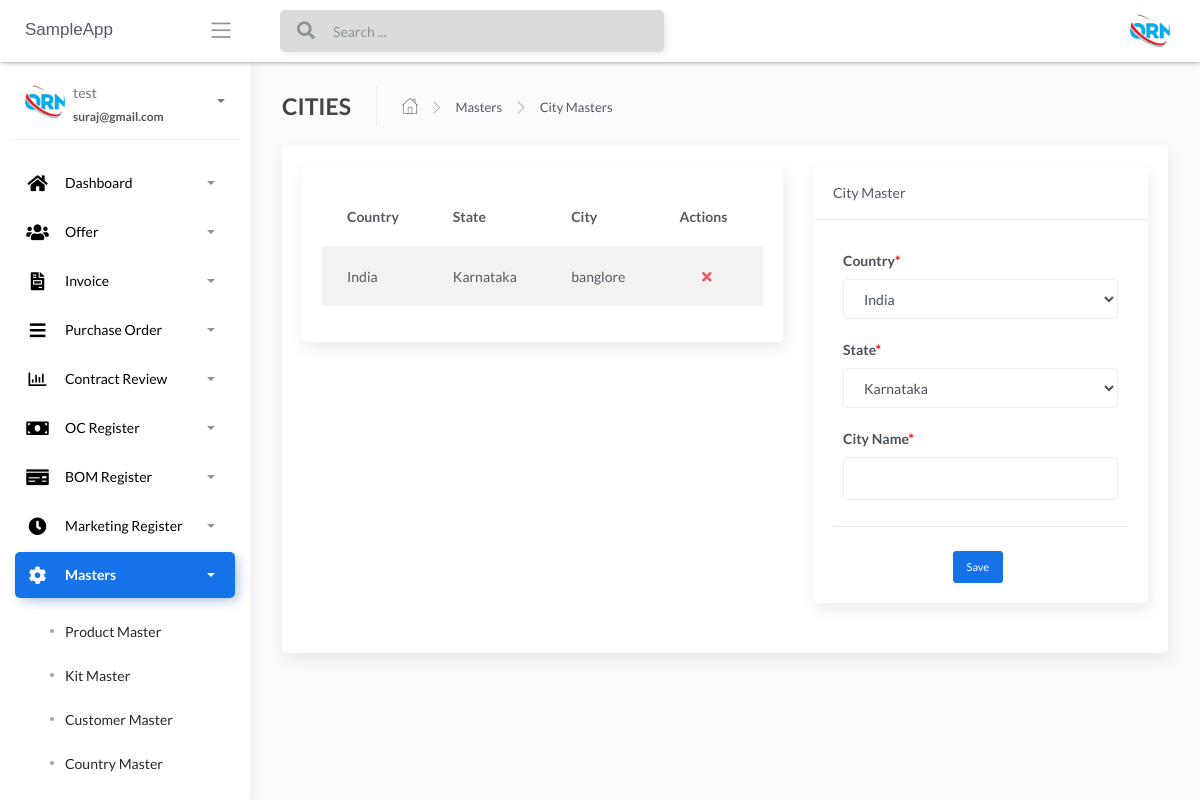
/City-masters (signed in), run on an earlier commit of the app's database.
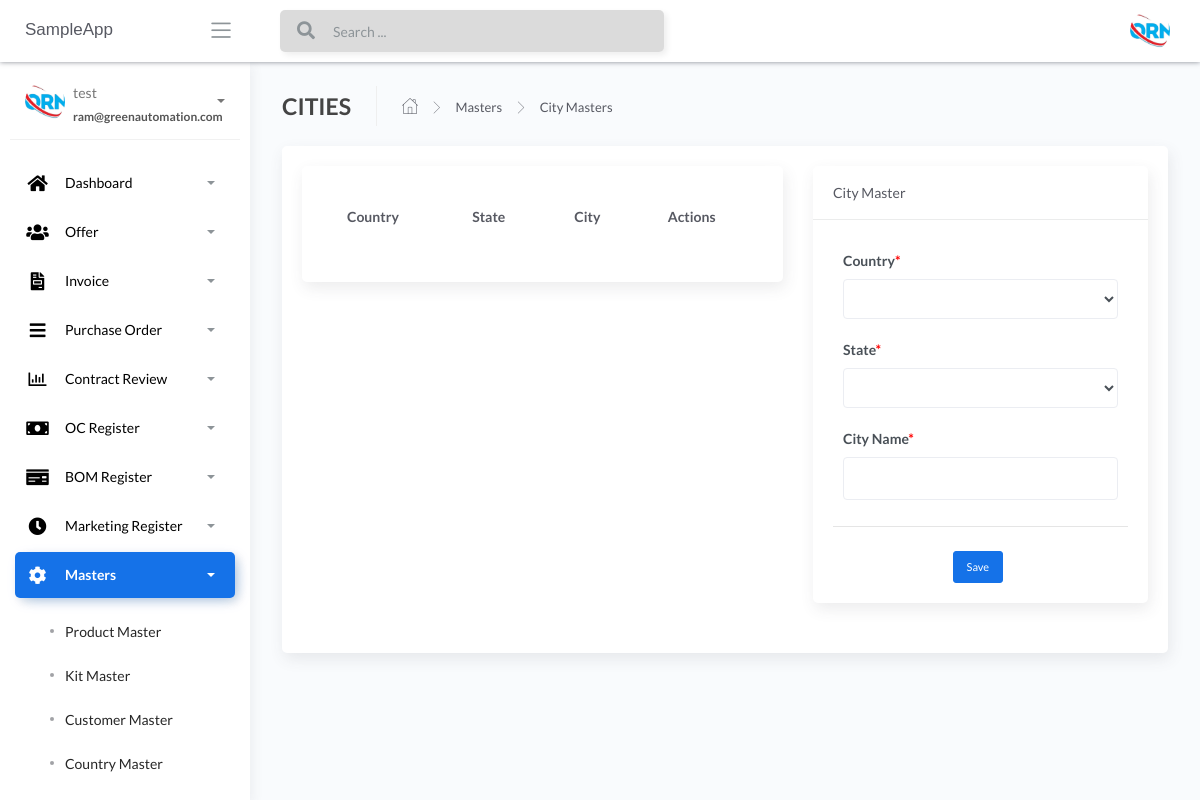
And on a later commit of the database.
### apps/authentication/models.py (models this page shows, shortened)
class Users(db.Model, UserMixin):
    __tablename__ = 'Users'
    id = db.Column(db.Integer, primary_key=True)
    username = db.Column(db.String(64), unique=True)
    email = db.Column(db.String(64), unique=True)
    password = db.Column(db.LargeBinary)

### apps/home/models.py (models this page shows, shortened)
class CityMaster(db.Model):
    __tablename__ = "CityMaster"
    id = db.Column(db.Integer, primary_key=True)
    country_name = db.Column(db.String())
    state_name = db.Column(db.String())
    city_name = db.Column(db.String())
    def __repr__(self):
        return self.country_name

class CountryMaster(db.Model):
    __tablename__ = "CountryMaster"
    id = db.Column(db.Integer, primary_key=True)
    country_name_temp = db.Column(db.String())
    def __repr__(self):
        return self.country_name_temp

class StateMaster(db.Model):
    __tablename__ = "StateMaster"
    id = db.Column(db.Integer, primary_key=True)
    state_name_temp = db.Column(db.String())
    def __repr__(self):
        return self.state_name_temp

### apps/home/routes.py (the view, shortened to what this page needs)
@blueprint.route('/City-masters', methods=['GET', 'POST'])
@login_required
def City_masters():
    if request.method == 'GET':
        users = CityMaster.query.all()
        states = StateMaster.query.all()
        countries = CountryMaster.query.all()
        print(users,states,countries)
        return render_template('home/City-masters.html', len_country= len(countries), users=users, len_state=len(states), states=states, countries=countries,segment='City-masters')

### apps/__init__.py (called while the page is built)
def configure_database(app):
    @app.before_first_request
    def initialize_database():
        db.create_all()
    @app.teardown_request
    def shutdown_session(exception=None):
        db.session.remove()

### apps/authentication/models.py (called while the page is built)
@login_manager.user_loader
def user_loader(id):
    return Users.query.filter_by(id=id).first()

### apps/templates/home/City-masters.html (shortened to what the changed rows need)
{% extends "layouts/base.html" %}
{% block content %}
<div class="content">
	<div class="page-inner">
		<div class="row">
			<div class="col-md-12">
				<div class="card">
					<div class="card-body">
						<div class="row">
							<div class="col-sm-7">
								<div class="content">
									<div class="row">
										<div class="col-sm-12">
											<div class="card">
												<div class="card-body">
													<div class="table-responsive">
														<table id="add-row"
															class="display table table-striped table-hover">
															<thead>
																<tr>
																	<th> Country </th>
																	<th> State </th>
																	<th> City </th>
																	<th>Actions</th>
																</tr>
															</thead>
															<tbody>
																{% for user in users %}
																<tr {% if loop.index %2==0 %} {% else %} {% endif %}>
																	<td>{{user.country_name}}</td>
																	<td>{{user.state_name}}</td>
																	<td>{{user.city_name}}</td>
																	<td>
																		<div class="form-button-action">
																			<span style="font-size: 24px;color:red;">
																				<a href="/{{user.id}}/deletecity"
																					type="button" data-toggle="tooltip"
																					name="submit_city"
																					class="btn btn-link btn-danger"
																					data-original-title="Remove"
																					value="submitcity"> <i
																						class="fas fa-times"></i></a>
																			</span>
																		</div>
																	</td>
																	{% endfor %}
																</tr>
															</tbody>
														</table>
													</div>
												</div>
											</div>
										</div>
									</div>
								</div>
							</div>
							<div class="col-sm-5">
								<div class="content">
									<form action='' method="POST">
										<div class="content-wrapper">
											<div class="row">
												<div class="col-sm-12">
													<div class="card">
														<div class="card-body">
															<div class="col-sm-12">
																<div class="row">
																	<div class="form-group col-sm-12">
																		<label>Country<span
																				style="color: red;">*</span></label>
																		<select name="country_name"
																			class="form-control">
																			{% for user in range(0, len_country) %}
																			<option>{{ countries[user] }}</option>
																			{% endfor %}
																		</select>
																	</div>
																	<div class="form-group col-sm-12">
																		<label for="publisher">State<span
																				style="color: red;">*</span></label>
																		<select name="state_name" class="form-control">
																			{% for user in range(0, len_state) %}
																			<option>{{ states[user] }}</option>
																			{% endfor %}
																		</select>
																	</div>
																</div>
															</div>
														</div>
													</div>
												</div>
											</div>
										</div>
									</form>
								</div>
							</div>
						</div>
					</div>
				</div>
			</div>
		</div>
	</div>
</div>
{% endblock content %}

### apps/templates/includes/sidebar.html (shortened to what the changed rows need)
		<div class="sidebar sidebar-style-2" data-background-color="white">
			<div class="sidebar-wrapper scrollbar scrollbar-inner">
				<div class="sidebar-content">
				{% if current_user.is_authenticated %}
					<div class="user">
						<div class="avatar-sm float-left mr-2">
							<img src="/static/assets/img/logo.jpg" alt="..." class="avatar-img rounded-circle">
						</div>
						<div class="info">
							<a data-toggle="collapse" href="#collapseExample" aria-expanded="true">
								<span>
									{{ current_user.username }}
									<span class="user-level">
										{{ current_user.email }}
									</span>
									<span class="caret"></span>
								</span>
							</a>
						</div>
					</div>
					<ul class="nav nav-primary">
						<li class="nav-item {% if 'dashboard' in segment %} active {% endif %}">
							<a data-toggle="collapse" href="#dashboard" aria-expanded="false">
								<i style="color:black;" class="fas fa-home"></i>
								<p style="color:black;">Dashboard</p>
								<span class="caret"></span>
							</a>
						</li>
						<li class="nav-item {% if 'offer-' in segment %} active {% endif %}">
							<a data-toggle="collapse" href="#base">
								<i  style="color:black;" class="fas fa-users"></i>
								<p  style="color:black;">Offer</p>
								<span class="caret"></span>
							</a>
						</li>
						<li class="nav-item {% if 'invoice' in segment %} active {% endif %}">
							<a data-toggle="collapse" href="#invoice">
								<i  style="color:black;" class="fas fa-file-invoice"></i>
								<p  style="color:black;">Invoice</p>
								<span class="caret"></span>
							</a>
						</li>
						<li class="nav-item {% if 'purchaseorder' in segment %} active {% endif %}">
							<a data-toggle="collapse" href="#purchaseorder">
								<i  style="color:black;" class="fas fa-bars"></i>
								<p  style="color:black;">Purchase Order</p>
								<span class="caret"></span>
							</a>
						</li>
						<li class="nav-item {% if 'contractreview' in segment %} active {% endif %}">
							<a data-toggle="collapse" href="#contractreview">
								<i  style="color:black;" class="far fa-chart-bar"></i>
								<p  style="color:black;">Contract Review</p>
								<span class="caret"></span>
							</a>
						</li>
						<li class="nav-item {% if 'OcRegister' in segment %} active {% endif %}">
							<a data-toggle="collapse" href="#OcRegister">
								<i  style="color:black;" class="fas fa-money-bill"></i>
								<p  style="color:black;">OC Register</p>
								<span class="caret"></span>
							</a>
						</li>
						<li class="nav-item {% if 'BOMRegister' in segment %} active {% endif %}">
							<a data-toggle="collapse" href="#BOMRegister">
								<i  style="color:black;" class="fas fa-money-check"></i>
								<p  style="color:black;">BOM Register</p>
								<span class="caret"></span>
							</a>
						</li>
						<li class="nav-item {% if 'MarketingRegister' in segment %} active {% endif %}">
							<a data-toggle="collapse" href="#MarketingRegister">
								<i  style="color:black;" class="fas fa-clock"></i>
								<p  style="color:black;">Marketing Register</p>
								<span class="caret"></span>
							</a>
						</li>
						<li class="nav-item {% if 'masters' in segment %} active {% endif %}">
							<a data-toggle="collapse" href="#masters">
								<i  style="color:black;" class="fas fa-cog fa-spin"></i>
								<p  style="color:black;">Masters</p>
								<span class="caret"></span>
							</a>
							<div class="collapse {% if 'masters' in segment %} show {% endif %}" id="masters">
								<ul class="nav nav-collapse">
									<li class="{% if 'Product-masters' in segment %} active {% endif %}">
										<a href="/Product-masters">
											<span  style="color:black;" class="sub-item">Product Master</span>
										</a>
									</li>
									<li class="{% if 'Kit-masters' in segment %} active {% endif %}">
										<a href="/Kit-masters">
											<span  style="color:black;"class="sub-item">Kit Master</span>
										</a>
									</li>
									<li class="{% if 'Customer-masters' in segment %} active {% endif %}">
										<a href="/Customer-masters">
											<span  style="color:black;" class="sub-item">Customer Master</span>
										</a>
									</li>
									<li class="{% if 'Country-masters' in segment %} active {% endif %}">
										<a href="/Country-masters">
											<span  style="color:black;" class="sub-item">Country Master</span>
										</a>
									</li>
									<li class="{% if 'State-masters' in segment %} active {% endif %}">
										<a href="/State-masters">
										</a>
									</li>
								</ul>
							</div>
						</li>
					</ul>
				{% endif %}
				</div>
			</div>
		</div>

What changed in the data, as far as the page shows it:
removed CityMaster: country_name "India", state_name "Karnataka", city_name "banglore"
removed CountryMaster: country_name "India"
removed StateMaster: state_name "Karnataka"
changed Users "test": email "suraj@gmail.com" → "ram@greenautomation.com"
